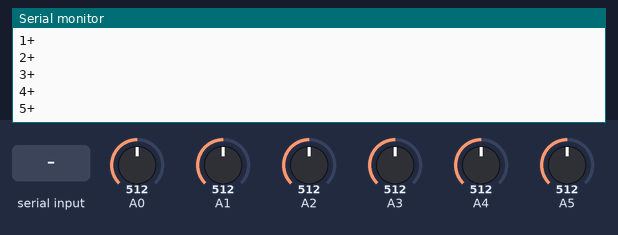
Bench run of a sketch on a simulated Arduino Uno, built with avr-gcc and run on an emulated ATmega328P. Parts: the last lines printed to the serial monitor. The inputs (shaded band) are chosen by the test bench; at power-on: A0 = 512, A1 = 512, A2 = 512, A3 = 512, A4 = 512, A5 = 512.

Above: at 1.2 s.
1.3 s: "1" received over Serial
At 2.5 s:
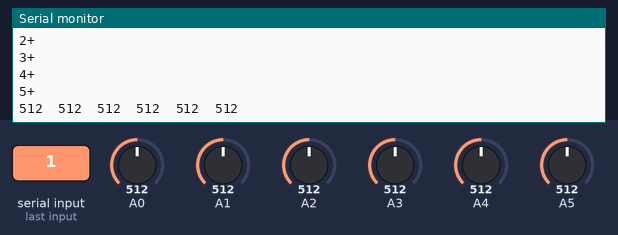
2.8 s: A0 set to 306
At 3.7 s:
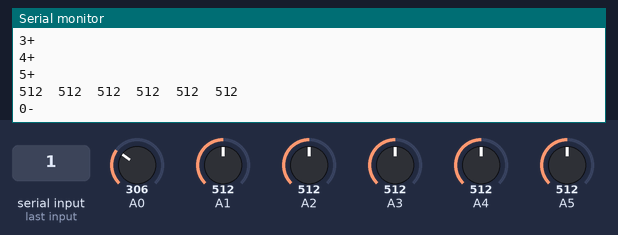
4.3 s: A1 set to 306
At 4.9 s:
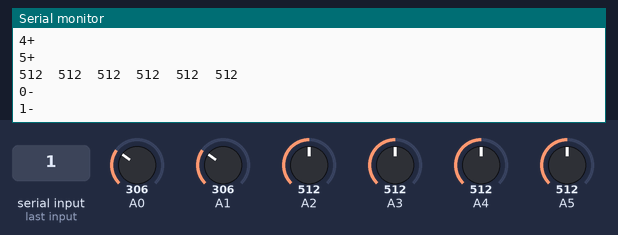
5.8 s: A2 set to 306
At 7.0 s:
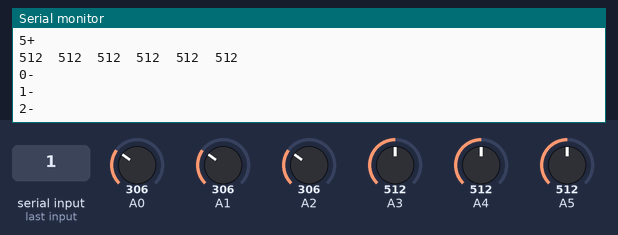
7.3 s: A3 set to 306
At 8.4 s:
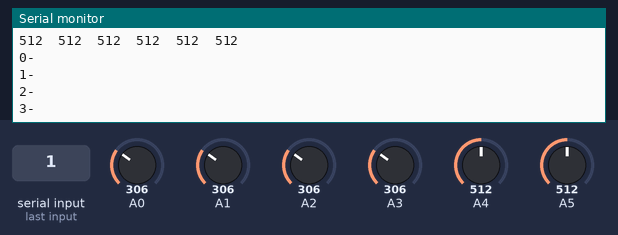
8.8 s: A4 set to 306
At 9.5 s:
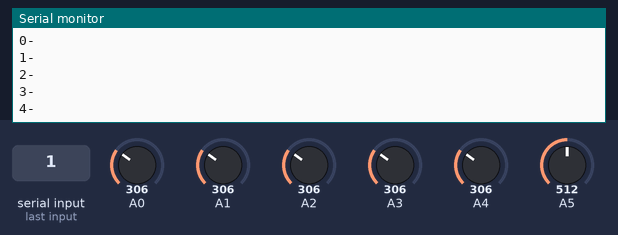
Timing chart, 0 to 11.3 s (numbered marks = the images above; inputs shaded):
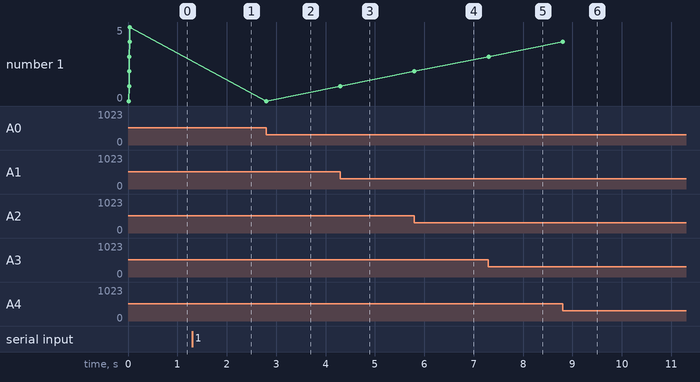

The sketch:

keyboard.ino
```cpp
#define SERIAL_IDENTIFIER "Light-Keyboard"

const int number_of_samples = 30;
const int noise_reducing_offset = 20;

class Sensor {
  private:
    int pin;
    int last_sample;
    int reference_sample;
    char key;
    boolean just_released;
    boolean just_pressed;
    boolean is_pressed;
  public:
    Sensor(int pin_number, char key_to_press)  {
      pin = pin_number;
      last_sample = 0;
      just_released = false;
      just_pressed = false;
      is_pressed = false;
      key = key_to_press;
      setup();
    }

    int last_sensor_value() {
      return last_sample;
    }

    void addSample(int sample) {
      last_sample = sample;
    }

    void read() {
      addSample(analogRead(pin));
    }

    void setup() {
      pinMode(pin, INPUT);
      digitalWrite(pin, HIGH);
    }

    void update() {
      read();
    }

    boolean pressed() {
      return reference_sample + noise_reducing_offset < last_sample;
    }

    boolean released() {
      return reference_sample - noise_reducing_offset > last_sample;
    }

    boolean was_just_released() {
      return just_released;
    }

    boolean was_just_pressed() {
      return just_pressed;
    }

    void compute_action() {
      boolean _pressed = pressed();
      boolean _released = released();
      if (_pressed && _released) {
        Serial.println("error - pressed and released at the same time. Code is wrong.");
        return;
      }
      just_pressed = false;
      just_released = false;
      if (_pressed && !is_pressed) {
        is_pressed = true;
        just_pressed = true;
      } else if (_released && is_pressed) {
        just_released = true;
        is_pressed = false;
      }
      if (_pressed || _released) {
        reference_sample = last_sample;
      }
    }

    void debug() {
      if (was_just_pressed()) {
        Serial.print(key);
        Serial.println(" was pressed");
      }
      if (was_just_released()) {
        Serial.print(key);
        Serial.println(" was released");
      }
    }

    void act_as_key() {
      compute_action();
      if (was_just_pressed()) {
        Serial.print(key);
        Serial.println("+");
      }
      if (was_just_released()) {
        Serial.print(key);
        Serial.println("-");
      }
    }


};

const int number_of_sensors = 6;
Sensor* sensors[number_of_sensors];

void update_sensors() {
  for (int i = 0; i < number_of_sensors; ++i) {
    sensors[i]->update();
    sensors[i]->act_as_key();
  }
}

void print_sensor_values() {
  for (int i = 0; i < number_of_sensors - 1; ++i) {
    int sensor_value = sensors[i]->last_sensor_value();
    Serial.print(sensor_value);
    Serial.print("\t");
  }
  if (number_of_sensors > 1) {
    int sensor_value = sensors[number_of_sensors - 1]->last_sensor_value();
    Serial.println(sensor_value);
  }
}

void setup() {
  Serial.begin(9600);
  while (!Serial);
  Serial.println(SERIAL_IDENTIFIER);

  sensors[0] = new Sensor(A0, '0');
  sensors[1] = new Sensor(A1, '1');
  sensors[2] = new Sensor(A2, '2');
  sensors[3] = new Sensor(A3, '3');
  sensors[4] = new Sensor(A4, '4');
  sensors[5] = new Sensor(A5, '5');

}

long next_update = 0;

void loop(){
 update_sensors();
 if (Serial.available()) {
   int inByte = Serial.read();
   print_sensor_values();
 }
}
```

Measured:
- after the input at 1.3 s, the serial monitor: prints a new line at once (image 1)
- after the input at 2.8 s, the serial monitor: prints a new line at once (image 2)
- after the input at 4.3 s, the serial monitor: prints a new line at once (image 3)
- after the input at 5.8 s, the serial monitor: prints a new line at once (image 4)
- after the input at 7.3 s, the serial monitor: prints a new line at once (image 5)
- after the input at 8.8 s, the serial monitor: prints a new line at once (image 6)
- plotted number 1: 0 → 1 after the input at 4.3 s, 1 → 2 after the input at 5.8 s, 2 → 3 after the input at 7.3 s, 3 → 4 after the input at 8.8 s
